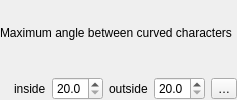
                       <widget class="QFrame" name="mPlacementMaxCharAngleFrame">
                        <layout class="QGridLayout" name="gridLayout_22">
                         <property name="leftMargin">
                          <number>0</number>
                         </property>
                         <property name="topMargin">
                          <number>0</number>
                         </property>
                         <property name="rightMargin">
                          <number>0</number>
                         </property>
                         <property name="bottomMargin">
                          <number>0</number>
                         </property>
                         <property name="verticalSpacing">
                          <number>12</number>
                         </property>
                         <item row="1" column="2">
                          <widget class="QgsDoubleSpinBox" name="mMaxCharAngleInDSpinBox">
                           <property name="decimals">
                            <number>1</number>
                           </property>
                           <property name="minimum">
                            <double>20.000000000000000</double>
                           </property>
                           <property name="maximum">
                            <double>60.000000000000000</double>
                           </property>
                           <property name="showClearButton" stdset="0">
                            <bool>false</bool>
                           </property>
                          </widget>
                         </item>
                         <item row="1" column="3">
                          <widget class="QLabel" name="mMaxCharAngleOutLabel">
                           <property name="sizePolicy">
                            <sizepolicy hsizetype="Maximum" vsizetype="Preferred">
                             <horstretch>0</horstretch>
                             <verstretch>0</verstretch>
                            </sizepolicy>
                           </property>
                           <property name="text">
                            <string>outside</string>
                           </property>
                          </widget>
                         </item>
                         <item row="1" column="1">
                          <widget class="QLabel" name="mMaxCharAngleInLabel">
                           <property name="sizePolicy">
                            <sizepolicy hsizetype="Maximum" vsizetype="Preferred">
                             <horstretch>0</horstretch>
                             <verstretch>0</verstretch>
                            </sizepolicy>
                           </property>
                           <property name="text">
                            <string>inside</string>
                           </property>
                          </widget>
                         </item>
                         <item row="1" column="5">
                          <widget class="QgsPropertyOverrideButton" name="mMaxCharAngleDDBtn">
                           <property name="text">
                            <string>…</string>
                           </property>
                          </widget>
                         </item>
                         <item row="1" column="0">
                          <spacer name="horizontalSpacer_19">
                           <property name="orientation">
                            <enum>Qt::Horizontal</enum>
                           </property>
                           <property name="sizeType">
                            <enum>QSizePolicy::Fixed</enum>
                           </property>
                           <property name="sizeHint" stdset="0">
                            <size>
                             <width>8</width>
                             <height>20</height>
                            </size>
                           </property>
                          </spacer>
                         </item>
                         <item row="0" column="0" colspan="6">
                          <widget class="QLabel" name="mMaxCharAngleLabel">
                           <property name="sizePolicy">
                            <sizepolicy hsizetype="Expanding" vsizetype="Preferred">
                             <horstretch>0</horstretch>
                             <verstretch>0</verstretch>
                            </sizepolicy>
                           </property>
                           <property name="text">
                            <string>Maximum angle between curved characters</string>
                           </property>
                          </widget>
                         </item>
                         <item row="1" column="4">
                          <widget class="QgsDoubleSpinBox" name="mMaxCharAngleOutDSpinBox">
                           <property name="decimals">
                            <number>1</number>
                           </property>
                           <property name="minimum">
                            <double>20.000000000000000</double>
                           </property>
                           <property name="maximum">
                            <double>95.000000000000000</double>
                           </property>
                           <property name="showClearButton" stdset="0">
                            <bool>false</bool>
                           </property>
                          </widget>
                         </item>
                        </layout>
                       </widget>
